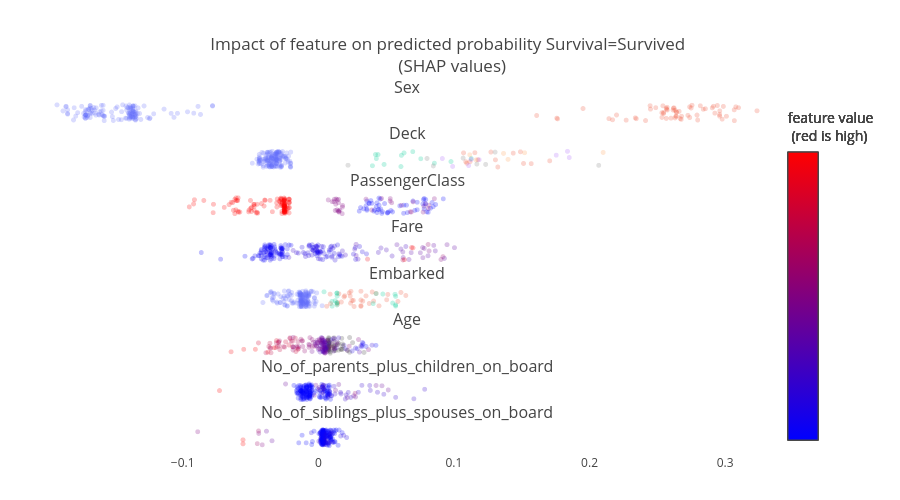

Notebook code for this chart:
### Markdown cell above
Only show top 10 features, group onehot-encoded categorical features:

### Code cell
explainer.plot_importances_detailed(topx=10)

### Figure 1 — Plotly figure (JSON) as saved in the notebook; plotly's stock layout.template omitted (floating-point values rounded to 4 significant figures; data arrays with more than 128 entries replaced by an {"elided": "..."} marker saying what was removed)
{"data": [{"hoverinfo": "text", "marker": {"color": "#636EFA", "opacity": 0.3, "showscale": false, "size": 5}, "mode": "markers", "name": "Sex_male", "opacity": 0.8, "showlegend": false, "text": {"elided": "137 str values"}, "type": "scattergl", "x": {"elided": "137 float values"}, "xaxis": "x", "y": {"elided": "137 float values"}, "yaxis": "y"}, {"hoverinfo": "text", "marker": {"color": "#EF553B", "opacity": 0.3, "showscale": false, "size": 5}, "mode": "markers", "name": "Sex_female", "opacity": 0.8, "showlegend": false, "text": ["None=Cumings, Mrs. John Bradley (Florence Briggs Thayer)<br>Sex=Sex_female<br>shap=0.279", "None=Futrelle, Mrs. Jacques Heath (Lily May Peel)<br>Sex=Sex_female<br>shap=0.263", "None=Johnson, Mrs. Oscar W (Elisabeth Vilhelmina Berg)<br>Sex=Sex_female<br>shap=0.217", "None=Nasser, Mrs. Nicholas (Adele Achem)<br>Sex=Sex_female<br>shap=0.323", "None=Vestrom, Miss. Hulda Amanda Adolfina<br>Sex=Sex_female<br>shap=0.264", "None=Asplund, Mrs. Carl Oscar (Selma Augusta Emilia Johansson)<br>Sex=Sex_female<br>shap=0.176", "None=Glynn, Miss. Mary Agatha<br>Sex=Sex_female<br>shap=0.296", "None=Devaney, Miss. Margaret Delia<br>Sex=Sex_female<br>shap=0.291", "None=Arnold-Franchi, Mrs. Josef (Josefine Franchi)<br>Sex=Sex_female<br>shap=0.257", "None=Rugg, Miss. Emily<br>Sex=Sex_female<br>shap=0.308", "None=Ilett, Miss. Bertha<br>Sex=Sex_female<br>shap=0.310", "None=Moran, Miss. Bertha<br>Sex=Sex_female<br>shap=0.274", "None=Jussila, Miss. Katriina<br>Sex=Sex_female<br>shap=0.245", "None=Ford, Miss. Robina Maggie \"Ruby\"<br>Sex=Sex_female<br>shap=0.195", "None=Chibnall, Mrs. (Edith Martha Bowerman)<br>Sex=Sex_female<br>shap=0.214", "None=Andersen-Jensen, Miss. Carla Christine Nielsine<br>Sex=Sex_female<br>shap=0.253", "None=Brown, Mrs. James Joseph (Margaret Tobin)<br>Sex=Sex_female<br>shap=0.296", "None=Asplund, Miss. Lillian Gertrud<br>Sex=Sex_female<br>shap=0.161", "None=Harknett, Miss. Alice Phoebe<br>Sex=Sex_female<br>shap=0.264", "None=Thorne, Mrs. Gertrude Maybelle<br>Sex=Sex_female<br>shap=0.307", "None=Parrish, Mrs. (Lutie Davis)<br>Sex=Sex_female<br>shap=0.282", "None=Healy, Miss. Hanora \"Nora\"<br>Sex=Sex_female<br>shap=0.296", "None=Andrews, Miss. Kornelia Theodosia<br>Sex=Sex_female<br>shap=0.264", "None=Abbott, Mrs. Stanton (Rosa Hunt)<br>Sex=Sex_female<br>shap=0.234", "None=Connolly, Miss. Kate<br>Sex=Sex_female<br>shap=0.291", "None=Bishop, Mrs. Dickinson H (Helen Walton)<br>Sex=Sex_female<br>shap=0.262", "None=Frauenthal, Mrs. Henry William (Clara Heinsheimer)<br>Sex=Sex_female<br>shap=0.255", "None=Burns, Miss. Elizabeth Margaret<br>Sex=Sex_female<br>shap=0.275", "None=Meyer, Mrs. Edgar Joseph (Leila Saks)<br>Sex=Sex_female<br>shap=0.299", "None=Sandstrom, Mrs. Hjalmar (Agnes Charlotta Bengtsson)<br>Sex=Sex_female<br>shap=0.176", "None=Minahan, Miss. Daisy E<br>Sex=Sex_female<br>shap=0.266", "None=Phillips, Miss. Kate Florence (\"Mrs Kate Louise Phillips Marshall\")<br>Sex=Sex_female<br>shap=0.307", "None=Hart, Mrs. Benjamin (Esther Ada Bloomfield)<br>Sex=Sex_female<br>shap=0.273", "None=West, Mrs. Edwy Arthur (Ada Mary Worth)<br>Sex=Sex_female<br>shap=0.268", "None=O'Sullivan, Miss. Bridget Mary<br>Sex=Sex_female<br>shap=0.298", "None=Laitinen, Miss. Kristina Sofia<br>Sex=Sex_female<br>shap=0.257", "None=Angle, Mrs. William A (Florence \"Mary\" Agnes Hughes)<br>Sex=Sex_female<br>shap=0.301", "None=Cacic, Miss. Marija<br>Sex=Sex_female<br>shap=0.253", "None=Hart, Miss. Eva Miriam<br>Sex=Sex_female<br>shap=0.257", "None=Ohman, Miss. Velin<br>Sex=Sex_female<br>shap=0.262", "None=Taussig, Mrs. Emil (Tillie Mandelbaum)<br>Sex=Sex_female<br>shap=0.241", "None=Appleton, Mrs. Edward Dale (Charlotte Lamson)<br>Sex=Sex_female<br>shap=0.284", "None=Bourke, Miss. Mary<br>Sex=Sex_female<br>shap=0.234", "None=Laroche, Mrs. Joseph (Juliette Marie Louise Lafargue)<br>Sex=Sex_female<br>shap=0.294", "None=Shutes, Miss. Elizabeth W<br>Sex=Sex_female<br>shap=0.268", "None=Lobb, Mrs. William Arthur (Cordelia K Stanlick)<br>Sex=Sex_female<br>shap=0.260", "None=Stanley, Miss. Amy Zillah Elsie<br>Sex=Sex_female<br>shap=0.264", "None=Hegarty, Miss. Hanora \"Nora\"<br>Sex=Sex_female<br>shap=0.292", "None=Brown, Mrs. Thomas William Solomon (Elizabeth Catherine Ford)<br>Sex=Sex_female<br>shap=0.276", "None=Turja, Miss. Anna Sofia<br>Sex=Sex_female<br>shap=0.255", "None=Astor, Mrs. John Jacob (Madeleine Talmadge Force)<br>Sex=Sex_female<br>shap=0.267", "None=Troutt, Miss. Edwina Celia \"Winnie\"<br>Sex=Sex_female<br>shap=0.220", "None=Allen, Miss. Elisabeth Walton<br>Sex=Sex_female<br>shap=0.257", "None=Rothes, the Countess. of (Lucy Noel Martha Dyer-Edwards)<br>Sex=Sex_female<br>shap=0.257", "None=Hogeboom, Mrs. John C (Anna Andrews)<br>Sex=Sex_female<br>shap=0.262", "None=Robert, Mrs. Edward Scott (Elisabeth Walton McMillan)<br>Sex=Sex_female<br>shap=0.254", "None=Ayoub, Miss. Banoura<br>Sex=Sex_female<br>shap=0.285", "None=Dick, Mrs. Albert Adrian (Vera Gillespie)<br>Sex=Sex_female<br>shap=0.249", "None=Sjoblom, Miss. Anna Sofia<br>Sex=Sex_female<br>shap=0.263", "None=Leader, Dr. Alice (Farnham)<br>Sex=Sex_female<br>shap=0.274", "None=Collyer, Mrs. Harvey (Charlotte Annie Tate)<br>Sex=Sex_female<br>shap=0.280", "None=Boulos, Miss. Nourelain<br>Sex=Sex_female<br>shap=0.245", "None=Aks, Mrs. Sam (Leah Rosen)<br>Sex=Sex_female<br>shap=0.227"], "type": "scattergl", "x": [0.2793, 0.2631, 0.217, 0.3235, 0.264, 0.1758, 0.2959, 0.2914, 0.2566, 0.3079, 0.3099, 0.2739, 0.2449, 0.1952, 0.2143, 0.2534, 0.296, 0.161, 0.2639, 0.3068, 0.2817, 0.2959, 0.2642, 0.2345, 0.2905, 0.2623, 0.2546, 0.2749, 0.2987, 0.1765, 0.266, 0.3067, 0.2726, 0.2676, 0.2978, 0.2566, 0.3009, 0.2534, 0.2572, 0.2616, 0.2413, 0.2839, 0.2337, 0.2943, 0.2678, 0.2601, 0.2638, 0.2924, 0.2755, 0.2546, 0.2669, 0.2199, 0.2568, 0.2574, 0.2619, 0.2541, 0.2854, 0.2488, 0.263, 0.2738, 0.2797, 0.2447, 0.227], "xaxis": "x", "y": [0.3519, 0.176, 0.05703, 0.6198, 0.5561, 0.1585, 0.388, 0.9041, 0.7804, 0.8661, 0.8127, 0.1976, 0.7264, 0.761, 0.1293, 0.2064, 0.6135, 0.3252, 0.2842, 0.002616, 0.9309, 0.287, 0.5316, 0.1246, 0.8054, 0.8065, 0.4494, 0.7944, 0.8947, 0.1155, 0.5831, 0.6797, 0.3358, 0.08439, 0.09866, 0.1445, 0.2787, 0.4996, 0.8405, 0.6623, 0.00885, 0.7163, 0.1796, 0.9515, 0.2779, 0.1597, 0.2771, 0.4737, 0.9679, 0.5147, 0.1345, 0.3571, 0.7194, 0.6688, 0.7845, 0.932, 0.7487, 0.8146, 0.6503, 0.8631, 0.04204, 0.938, 0.03436], "yaxis": "y"}, {"hoverinfo": "text", "marker": {"color": "#636EFA", "opacity": 0.3, "showscale": false, "size": 5}, "mode": "markers", "name": "Deck_Unkown", "opacity": 0.8, "showlegend": false, "text": {"elided": "151 str values"}, "type": "scattergl", "x": {"elided": "151 float values"}, "xaxis": "x2", "y": {"elided": "151 float values"}, "yaxis": "y2"}, {"hoverinfo": "text", "marker": {"color": "#EF553B", "opacity": 0.3, "showscale": false, "size": 5}, "mode": "markers", "name": "Deck_B", "opacity": 0.8, "showlegend": false, "text": ["None=Van der hoef, Mr. Wyckoff<br>Deck=Deck_B<br>shap=0.109", "None=Brown, Mrs. James Joseph (Margaret Tobin)<br>Deck=Deck_B<br>shap=0.109", "None=Bishop, Mrs. Dickinson H (Helen Walton)<br>Deck=Deck_B<br>shap=0.115", "None=Bishop, Mr. Dickinson H<br>Deck=Deck_B<br>shap=0.151", "None=Butt, Major. Archibald Willingham<br>Deck=Deck_B<br>shap=0.107", "None=Stahelin-Maeglin, Dr. Max<br>Deck=Deck_B<br>shap=0.149", "None=Davidson, Mr. Thornton<br>Deck=Deck_B<br>shap=0.171", "None=Allen, Miss. Elisabeth Walton<br>Deck=Deck_B<br>shap=0.132", "None=Rothes, the Countess. of (Lucy Noel Martha Dyer-Edwards)<br>Deck=Deck_B<br>shap=0.131", "None=Robert, Mrs. Edward Scott (Elisabeth Walton McMillan)<br>Deck=Deck_B<br>shap=0.127", "None=Dick, Mrs. Albert Adrian (Vera Gillespie)<br>Deck=Deck_B<br>shap=0.144", "None=Guggenheim, Mr. Benjamin<br>Deck=Deck_B<br>shap=0.112", "None=Carter, Master. William Thornton II<br>Deck=Deck_B<br>shap=0.157", "None=Carlsson, Mr. Frans Olof<br>Deck=Deck_B<br>shap=0.118"], "type": "scattergl", "x": [0.1095, 0.1087, 0.1154, 0.1513, 0.1071, 0.149, 0.1706, 0.1323, 0.1306, 0.1273, 0.1437, 0.1118, 0.157, 0.1177], "xaxis": "x2", "y": [0.2492, 0.3453, 0.9128, 0.233, 0.9013, 0.9699, 0.3996, 0.01025, 0.4624, 0.9526, 0.8837, 0.3462, 0.2214, 0.4743], "yaxis": "y2"}, {"hoverinfo": "text", "marker": {"color": "#00CC96", "opacity": 0.3, "showscale": false, "size": 5}, "mode": "markers", "name": "Deck_C", "opacity": 0.8, "showlegend": false, "text": ["None=Cumings, Mrs. John Bradley (Florence Briggs Thayer)<br>Deck=Deck_C<br>shap=0.042", "None=Futrelle, Mrs. Jacques Heath (Lily May Peel)<br>Deck=Deck_C<br>shap=0.061", "None=Harris, Mr. Henry Birkhardt<br>Deck=Deck_C<br>shap=0.040", "None=Stead, Mr. William Thomas<br>Deck=Deck_C<br>shap=0.098", "None=Widener, Mr. Harry Elkins<br>Deck=Deck_C<br>shap=0.076", "None=Minahan, Miss. Daisy E<br>Deck=Deck_C<br>shap=0.043", "None=Peuchen, Major. Arthur Godfrey<br>Deck=Deck_C<br>shap=0.086", "None=Penasco y Castellana, Mr. Victor de Satode<br>Deck=Deck_C<br>shap=0.070", "None=Appleton, Mrs. Edward Dale (Charlotte Lamson)<br>Deck=Deck_C<br>shap=0.063", "None=Shutes, Miss. Elizabeth W<br>Deck=Deck_C<br>shap=0.048", "None=Astor, Mrs. John Jacob (Madeleine Talmadge Force)<br>Deck=Deck_C<br>shap=0.044", "None=Klaber, Mr. Herman<br>Deck=Deck_C<br>shap=0.113", "None=Taylor, Mr. Elmer Zebley<br>Deck=Deck_C<br>shap=0.061"], "type": "scattergl", "x": [0.04214, 0.06091, 0.03988, 0.09783, 0.07554, 0.04277, 0.08558, 0.06964, 0.06319, 0.04849, 0.04401, 0.1128, 0.06125], "xaxis": "x2", "y": [0.798, 0.03952, 0.0896, 0.3539, 0.5313, 0.5429, 0.2508, 0.9785, 0.9007, 0.1743, 0.795, 0.5459, 0.7447], "yaxis": "y2"}, {"hoverinfo": "text", "marker": {"color": "#AB63FA", "opacity": 0.3, "showscale": false, "size": 5}, "mode": "markers", "name": "Deck_E", "opacity": 0.8, "showlegend": false, "text": ["None=Chaffee, Mr. Herbert Fuller<br>Deck=Deck_E<br>shap=0.119", "None=Chibnall, Mrs. (Edith Martha Bowerman)<br>Deck=Deck_E<br>shap=0.111", "None=Burns, Miss. Elizabeth Margaret<br>Deck=Deck_E<br>shap=0.091", "None=Anderson, Mr. Harry<br>Deck=Deck_E<br>shap=0.175", "None=Taussig, Mrs. Emil (Tillie Mandelbaum)<br>Deck=Deck_E<br>shap=0.099", "None=Colley, Mr. Edward Pomeroy<br>Deck=Deck_E<br>shap=0.185", "None=Calderhead, Mr. Edward Pennington<br>Deck=Deck_E<br>shap=0.184", "None=Troutt, Miss. Edwina Celia \"Winnie\"<br>Deck=Deck_E<br>shap=0.113"], "type": "scattergl", "x": [0.1186, 0.1108, 0.09144, 0.1754, 0.09904, 0.185, 0.1837, 0.1127], "xaxis": "x2", "y": [0.4691, 0.1016, 0.5462, 0.7561, 0.0481, 0.6064, 0.9984, 0.4876], "yaxis": "y2"}, {"hoverinfo": "text", "marker": {"color": "#FFA15A", "opacity": 0.3, "showscale": false, "size": 5}, "mode": "markers", "name": "Deck_D", "opacity": 0.8, "showlegend": false, "text": ["None=White, Mr. Richard Frasar<br>Deck=Deck_D<br>shap=0.140", "None=Andrews, Miss. Kornelia Theodosia<br>Deck=Deck_D<br>shap=0.116", "None=Levy, Mr. Rene Jacques<br>Deck=Deck_D<br>shap=0.210", "None=Hassab, Mr. Hammad<br>Deck=Deck_D<br>shap=0.152", "None=Hogeboom, Mrs. John C (Anna Andrews)<br>Deck=Deck_D<br>shap=0.112", "None=Leader, Dr. Alice (Farnham)<br>Deck=Deck_D<br>shap=0.137"], "type": "scattergl", "x": [0.1399, 0.1162, 0.21, 0.1521, 0.1117, 0.1366], "xaxis": "x2", "y": [0.4931, 0.4564, 0.9298, 0.9104, 0.782, 0.8683], "yaxis": "y2"}, {"hoverinfo": "text", "marker": {"color": "grey", "opacity": 0.3, "showscale": false, "size": 5}, "mode": "markers", "name": "Other", "opacity": 0.8, "showlegend": false, "text": ["None=Navratil, Mr. Michel (\"Louis M Hoffman\")<br>Deck=Deck_F<br>shap=0.207", "None=Rood, Mr. Hugh Roscoe<br>Deck=Deck_A<br>shap=0.117", "None=Blank, Mr. Henry<br>Deck=Deck_A<br>shap=0.085", "None=Smith, Mr. Richard William<br>Deck=Deck_A<br>shap=0.123", "None=Sandstrom, Mrs. Hjalmar (Agnes Charlotta Bengtsson)<br>Deck=Deck_G<br>shap=0.022", "None=Ross, Mr. John Hugo<br>Deck=Deck_A<br>shap=0.130", "None=Duff Gordon, Sir. Cosmo Edmund (\"Mr Morgan\")<br>Deck=Deck_A<br>shap=0.080", "None=Humblen, Mr. Adolf Mathias Nicolai Olsen<br>Deck=Deck_F<br>shap=0.107"], "type": "scattergl", "x": [0.2068, 0.1169, 0.08478, 0.1234, 0.02188, 0.1303, 0.08015, 0.1068], "xaxis": "x2", "y": [0.116, 0.1986, 0.07935, 0.1748, 0.1216, 0.9512, 0.5487, 0.5707], "yaxis": "y2"}, {"hoverinfo": "text", "marker": {"color": {"elided": "200 int values"}, "colorbar": {"showticklabels": false, "title": {"text": "feature value <br> (red is high)"}}, "colorscale": [[0, "rgb(0,0,255)"], [1, "rgb(255,0,0)"]], "opacity": 0.3, "showscale": true, "size": 5}, "mode": "markers", "name": "PassengerClass", "opacity": 0.8, "showlegend": false, "text": {"elided": "200 str values"}, "type": "scattergl", "x": {"elided": "200 float values"}, "xaxis": "x3", "y": {"elided": "200 float values"}, "yaxis": "y3"}, {"hoverinfo": "text", "marker": {"color": {"elided": "200 float values"}, "colorbar": {"showticklabels": false, "title": {"text": "feature value <br> (red is high)"}}, "colorscale": [[0, "rgb(0,0,255)"], [1, "rgb(255,0,0)"]], "opacity": 0.3, "showscale": true, "size": 5}, "mode": "markers", "name": "Fare", "opacity": 0.8, "showlegend": false, "text": {"elided": "200 str values"}, "type": "scattergl", "x": {"elided": "200 float values"}, "xaxis": "x4", "y": {"elided": "200 float values"}, "yaxis": "y4"}, {"hoverinfo": "text", "marker": {"color": "#636EFA", "opacity": 0.3, "showscale": false, "size": 5}, "mode": "markers", "name": "Embarked_Southampton", "opacity": 0.8, "showlegend": false, "text": {"elided": "150 str values"}, "type": "scattergl", "x": {"elided": "150 float values"}, "xaxis": "x5", "y": {"elided": "150 float values"}, "yaxis": "y5"}, {"hoverinfo": "text", "marker": {"color": "#EF553B", "opacity": 0.3, "showscale": false, "size": 5}, "mode": "markers", "name": "Embarked_Cherbourg", "opacity": 0.8, "showlegend": false, "text": ["None=Cumings, Mrs. John Bradley (Florence Briggs Thayer)<br>Embarked=Embarked_Cherbourg<br>shap=0.040", "None=Nasser, Mrs. Nicholas (Adele Achem)<br>Embarked=Embarked_Cherbourg<br>shap=0.065", "None=Meyer, Mr. Edgar Joseph<br>Embarked=Embarked_Cherbourg<br>shap=0.009", "None=Kraeff, Mr. Theodor<br>Embarked=Embarked_Cherbourg<br>shap=0.031", "None=Brown, Mrs. James Joseph (Margaret Tobin)<br>Embarked=Embarked_Cherbourg<br>shap=0.024", "None=Blank, Mr. Henry<br>Embarked=Embarked_Cherbourg<br>shap=0.006", "None=Thorne, Mrs. Gertrude Maybelle<br>Embarked=Embarked_Cherbourg<br>shap=0.045", "None=Bishop, Mrs. Dickinson H (Helen Walton)<br>Embarked=Embarked_Cherbourg<br>shap=0.038", "None=Levy, Mr. Rene Jacques<br>Embarked=Embarked_Cherbourg<br>shap=0.017", "None=Lewy, Mr. Ervin G<br>Embarked=Embarked_Cherbourg<br>shap=0.019", "None=Burns, Miss. Elizabeth Margaret<br>Embarked=Embarked_Cherbourg<br>shap=0.041", "None=del Carlo, Mr. Sebastiano<br>Embarked=Embarked_Cherbourg<br>shap=0.024", "None=Meyer, Mrs. Edgar Joseph (Leila Saks)<br>Embarked=Embarked_Cherbourg<br>shap=0.050", "None=Widener, Mr. Harry Elkins<br>Embarked=Embarked_Cherbourg<br>shap=0.024", "None=Bishop, Mr. Dickinson H<br>Embarked=Embarked_Cherbourg<br>shap=0.019", "None=Penasco y Castellana, Mr. Victor de Satode<br>Embarked=Embarked_Cherbourg<br>shap=0.023", "None=Kassem, Mr. Fared<br>Embarked=Embarked_Cherbourg<br>shap=0.031", "None=Ross, Mr. John Hugo<br>Embarked=Embarked_Cherbourg<br>shap=0.009", "None=Boulos, Mr. Hanna<br>Embarked=Embarked_Cherbourg<br>shap=0.031", "None=Duff Gordon, Sir. Cosmo Edmund (\"Mr Morgan\")<br>Embarked=Embarked_Cherbourg<br>shap=0.014", "None=Homer, Mr. Harry (\"Mr E Haven\")<br>Embarked=Embarked_Cherbourg<br>shap=0.014", "None=Laroche, Mrs. Joseph (Juliette Marie Louise Lafargue)<br>Embarked=Embarked_Cherbourg<br>shap=0.061", "None=Yasbeck, Mr. Antoni<br>Embarked=Embarked_Cherbourg<br>shap=0.033", "None=Stahelin-Maeglin, Dr. Max<br>Embarked=Embarked_Cherbourg<br>shap=0.015", "None=Hassab, Mr. Hammad<br>Embarked=Embarked_Cherbourg<br>shap=0.026", "None=Astor, Mrs. John Jacob (Madeleine Talmadge Force)<br>Embarked=Embarked_Cherbourg<br>shap=0.043", "None=Ayoub, Miss. Banoura<br>Embarked=Embarked_Cherbourg<br>shap=0.051", "None=Guggenheim, Mr. Benjamin<br>Embarked=Embarked_Cherbourg<br>shap=0.026", "None=Thomas, Master. Assad Alexander<br>Embarked=Embarked_Cherbourg<br>shap=0.035", "None=Lemberopolous, Mr. Peter L<br>Embarked=Embarked_Cherbourg<br>shap=0.025", "None=Boulos, Miss. Nourelain<br>Embarked=Embarked_Cherbourg<br>shap=0.059", "None=Razi, Mr. Raihed<br>Embarked=Embarked_Cherbourg<br>shap=0.031"], "type": "scattergl", "x": [0.03971, 0.06452, 0.008704, 0.0314, 0.02378, 0.006214, 0.04475, 0.03755, 0.01699, 0.01944, 0.04075, 0.02354, 0.05041, 0.02403, 0.01897, 0.02278, 0.0314, 0.008959, 0.0314, 0.01422, 0.01409, 0.0609, 0.03279, 0.01516, 0.02638, 0.04262, 0.05126, 0.02582, 0.03516, 0.02483, 0.05869, 0.0314], "xaxis": "x5", "y": [0.9252, 0.7049, 0.792, 0.4212, 0.2224, 0.03297, 0.06038, 0.206, 0.2978, 0.6892, 0.3597, 0.6739, 0.4382, 0.9669, 0.6152, 0.8696, 0.07401, 0.1996, 0.02588, 0.265, 0.1598, 0.8975, 0.3561, 0.815, 0.01861, 0.8354, 0.7725, 0.4019, 0.6822, 0.3892, 0.3344, 0.9702], "yaxis": "y5"}, {"hoverinfo": "text", "marker": {"color": "#00CC96", "opacity": 0.3, "showscale": false, "size": 5}, "mode": "markers", "name": "Embarked_Queenstown", "opacity": 0.8, "showlegend": false, "text": ["None=Glynn, Miss. Mary Agatha<br>Embarked=Embarked_Queenstown<br>shap=0.057", "None=Devaney, Miss. Margaret Delia<br>Embarked=Embarked_Queenstown<br>shap=0.055", "None=Moran, Miss. Bertha<br>Embarked=Embarked_Queenstown<br>shap=0.057", "None=Smith, Mr. Thomas<br>Embarked=Embarked_Queenstown<br>shap=0.014", "None=Healy, Miss. Hanora \"Nora\"<br>Embarked=Embarked_Queenstown<br>shap=0.057", "None=Connolly, Miss. Kate<br>Embarked=Embarked_Queenstown<br>shap=0.048", "None=Sadlier, Mr. Matthew<br>Embarked=Embarked_Queenstown<br>shap=0.014", "None=Minahan, Miss. Daisy E<br>Embarked=Embarked_Queenstown<br>shap=0.014", "None=Charters, Mr. David<br>Embarked=Embarked_Queenstown<br>shap=0.010", "None=O'Sullivan, Miss. Bridget Mary<br>Embarked=Embarked_Queenstown<br>shap=0.057", "None=Morrow, Mr. Thomas Rowan<br>Embarked=Embarked_Queenstown<br>shap=0.014", "None=Bourke, Miss. Mary<br>Embarked=Embarked_Queenstown<br>shap=0.040", "None=Horgan, Mr. John<br>Embarked=Embarked_Queenstown<br>shap=0.014", "None=Hegarty, Miss. Hanora \"Nora\"<br>Embarked=Embarked_Queenstown<br>shap=0.043", "None=McEvoy, Mr. Michael<br>Embarked=Embarked_Queenstown<br>shap=0.010", "None=Connaghton, Mr. Michael<br>Embarked=Embarked_Queenstown<br>shap=0.004", "None=Moran, Mr. Daniel J<br>Embarked=Embarked_Queenstown<br>shap=0.012", "None=McCormack, Mr. Thomas Joseph<br>Embarked=Embarked_Queenstown<br>shap=0.014"], "type": "scattergl", "x": [0.057, 0.0548, 0.05656, 0.01369, 0.057, 0.04754, 0.01369, 0.01385, 0.01005, 0.057, 0.01369, 0.04041, 0.01369, 0.0426, 0.0102, 0.004196, 0.01243, 0.01369], "xaxis": "x5", "y": [0.1186, 0.2319, 0.78, 0.848, 0.04844, 0.798, 0.2442, 0.6745, 0.3321, 0.653, 0.2354, 0.1978, 0.861, 0.823, 0.03994, 0.9361, 0.3836, 0.1147], "yaxis": "y5"}, {"hoverinfo": "text", "marker": {"color": {"elided": "200 float values"}, "colorbar": {"showticklabels": false, "title": {"text": "feature value <br> (red is high)"}}, "colorscale": [[0, "rgb(0,0,255)"], [1, "rgb(255,0,0)"]], "opacity": 0.3, "showscale": true, "size": 5}, "mode": "markers", "name": "Age", "opacity": 0.8, "showlegend": false, "text": {"elided": "200 str values"}, "type": "scattergl", "x": {"elided": "200 float values"}, "xaxis": "x6", "y": {"elided": "200 float values"}, "yaxis": "y6"}, {"hoverinfo": "text", "marker": {"color": {"elided": "200 int values"}, "colorbar": {"showticklabels": false, "title": {"text": "feature value <br> (red is high)"}}, "colorscale": [[0, "rgb(0,0,255)"], [1, "rgb(255,0,0)"]], "opacity": 0.3, "showscale": true, "size": 5}, "mode": "markers", "name": "No_of_parents_plus_children_on_board", "opacity": 0.8, "showlegend": false, "text": {"elided": "200 str values"}, "type": "scattergl", "x": {"elided": "200 float values"}, "xaxis": "x7", "y": {"elided": "200 float values"}, "yaxis": "y7"}, {"hoverinfo": "text", "marker": {"color": {"elided": "200 int values"}, "colorbar": {"showticklabels": false, "title": {"text": "feature value <br> (red is high)"}}, "colorscale": [[0, "rgb(0,0,255)"], [1, "rgb(255,0,0)"]], "opacity": 0.3, "showscale": true, "size": 5}, "mode": "markers", "name": "No_of_siblings_plus_spouses_on_board", "opacity": 0.8, "showlegend": false, "text": {"elided": "200 str values"}, "type": "scattergl", "x": {"elided": "200 float values"}, "xaxis": "x8", "y": {"elided": "200 float values"}, "yaxis": "y8"}], "layout": {"annotations": [{"font": {"size": 16}, "showarrow": false, "text": "Sex", "x": 0.5, "xanchor": "center", "xref": "paper", "y": 1, "yanchor": "bottom", "yref": "paper"}, {"font": {"size": 16}, "showarrow": false, "text": "Deck", "x": 0.5, "xanchor": "center", "xref": "paper", "y": 0.8672, "yanchor": "bottom", "yref": "paper"}, {"font": {"size": 16}, "showarrow": false, "text": "PassengerClass", "x": 0.5, "xanchor": "center", "xref": "paper", "y": 0.7344, "yanchor": "bottom", "yref": "paper"}, {"font": {"size": 16}, "showarrow": false, "text": "Fare", "x": 0.5, "xanchor": "center", "xref": "paper", "y": 0.6016, "yanchor": "bottom", "yref": "paper"}, {"font": {"size": 16}, "showarrow": false, "text": "Embarked", "x": 0.5, "xanchor": "center", "xref": "paper", "y": 0.4688, "yanchor": "bottom", "yref": "paper"}, {"font": {"size": 16}, "showarrow": false, "text": "Age", "x": 0.5, "xanchor": "center", "xref": "paper", "y": 0.3359, "yanchor": "bottom", "yref": "paper"}, {"font": {"size": 16}, "showarrow": false, "text": "No_of_parents_plus_children_on_board", "x": 0.5, "xanchor": "center", "xref": "paper", "y": 0.2031, "yanchor": "bottom", "yref": "paper"}, {"font": {"size": 16}, "showarrow": false, "text": "No_of_siblings_plus_spouses_on_board", "x": 0.5, "xanchor": "center", "xref": "paper", "y": 0.07031, "yanchor": "bottom", "yref": "paper"}], "height": 500, "hovermode": "closest", "margin": {"b": 50, "l": 50, "pad": 4, "r": 50, "t": 100}, "plot_bgcolor": "#fff", "title": {"text": "Impact of feature on predicted probability Survival=Survived <br> (SHAP values)<br>"}, "xaxis": {"anchor": "y", "domain": [0, 1], "matches": "x8", "range": [-0.1979, 0.3287], "showgrid": false, "showticklabels": false, "zeroline": false}, "xaxis2": {"anchor": "y2", "domain": [0, 1], "matches": "x8", "range": [-0.1979, 0.3287], "showgrid": false, "showticklabels": false, "zeroline": false}, "xaxis3": {"anchor": "y3", "domain": [0, 1], "matches": "x8", "range": [-0.1979, 0.3287], "showgrid": false, "showticklabels": false, "zeroline": false}, "xaxis4": {"anchor": "y4", "domain": [0, 1], "matches": "x8", "range": [-0.1979, 0.3287], "showgrid": false, "showticklabels": false, "zeroline": false}, "xaxis5": {"anchor": "y5", "domain": [0, 1], "matches": "x8", "range": [-0.1979, 0.3287], "showgrid": false, "showticklabels": false, "zeroline": false}, "xaxis6": {"anchor": "y6", "domain": [0, 1], "matches": "x8", "range": [-0.1979, 0.3287], "showgrid": false, "showticklabels": false, "zeroline": false}, "xaxis7": {"anchor": "y7", "domain": [0, 1], "matches": "x8", "range": [-0.1979, 0.3287], "showgrid": false, "showticklabels": false, "zeroline": false}, "xaxis8": {"anchor": "y8", "domain": [0, 1], "range": [-0.1979, 0.3287], "showgrid": false, "zeroline": false}, "yaxis": {"anchor": "x", "domain": [0.9297, 1], "showgrid": false, "showticklabels": false, "zeroline": false}, "yaxis2": {"anchor": "x2", "domain": [0.7969, 0.8672], "showgrid": false, "showticklabels": false, "zeroline": false}, "yaxis3": {"anchor": "x3", "domain": [0.6641, 0.7344], "showgrid": false, "showticklabels": false, "zeroline": false}, "yaxis4": {"anchor": "x4", "domain": [0.5312, 0.6016], "showgrid": false, "showticklabels": false, "zeroline": false}, "yaxis5": {"anchor": "x5", "domain": [0.3984, 0.4688], "showgrid": false, "showticklabels": false, "zeroline": false}, "yaxis6": {"anchor": "x6", "domain": [0.2656, 0.3359], "showgrid": false, "showticklabels": false, "zeroline": false}, "yaxis7": {"anchor": "x7", "domain": [0.1328, 0.2031], "showgrid": false, "showticklabels": false, "zeroline": false}, "yaxis8": {"anchor": "x8", "domain": [0, 0.07031], "showgrid": false, "showticklabels": false, "zeroline": false}}}
